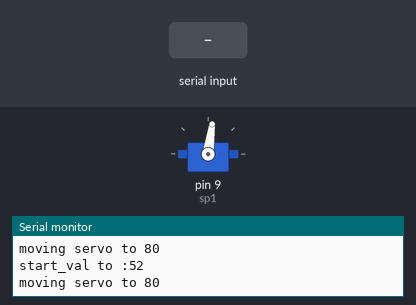
Recording of a sketch running on a simulated Arduino Uno, built with avr-gcc and run on an emulated ATmega328P. Parts: servo, the last lines printed to the serial monitor. Wiring (inferred from the names in the program): servo: signal pin 9. Inputs (shaded band) come from the test bench. Servo pulses on a pin are drawn as a servo (544–2400 µs = 0–180°).

Above: at 8.1 s.
8.2 s: "90\n" received over Serial
10.7 s: "5\n" received over Serial
At 11.4 s:
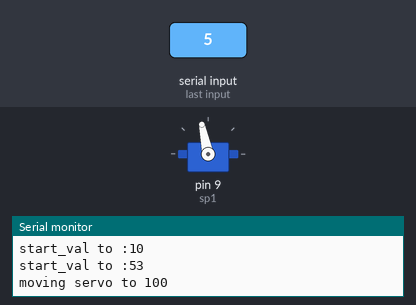
12.3 s: "200\n" received over Serial
At 13.6 s:
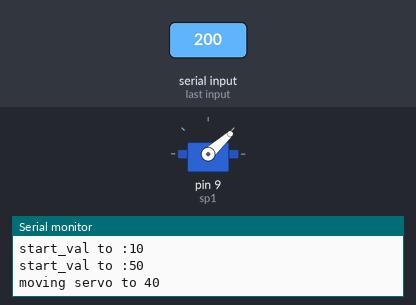
13.9 s: "30,150\n" received over Serial
At 15.1 s:
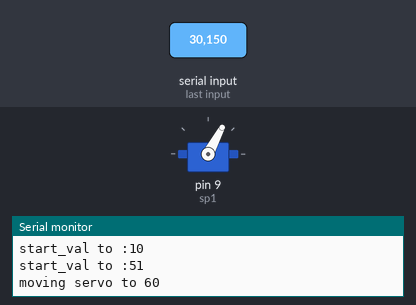
Timing chart, 0 to 17.9 s (numbered marks = the images above; inputs shaded):
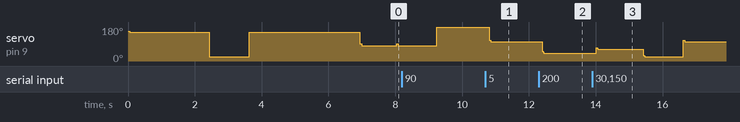

Measured:
- after the input at 10.7 s, servo on pin 9 (sp1): 180° → 102° after 0.11 s
- after the input at 12.3 s, servo on pin 9 (sp1): 102° → 42° after 0.10 s
- after the input at 13.9 s, servo on pin 9 (sp1): 42° → 62° after 0.12 s, → 22° 1.4 s later, → 102° 1.2 s later

The sketch:

sketch_sep25a.ino
```cpp
int sp1=9;//定义舵机接口数字接口9
int pulsewidth;//定义脉宽变量
int val = '4';
int val1;
int myangle1;
int data = 0;
//下面是servopulse函数部分(此函数意思:也就是說每次都是0.5ms高電平 1.98ms低電平 然後再0.52ms低電平 17ms延時也是低電平)
void servopulse(int sp1,int val1)//定义一个脉冲函数
{
  myangle1=map(val1,0,180,1476,1800);
  digitalWrite(sp1,HIGH);//将舵机接口电平至高
  delayMicroseconds(myangle1);//延时脉宽值的微秒数
  digitalWrite(sp1,LOW);//将舵机接口电平至低
  delay(20-val1/1000);
}
//servopulse函数部分到此结束
void setup()
{
  pinMode(sp1,OUTPUT);//设定舵机接口为输出接口
  //设置两组串口波特率
  Serial.begin(9600);

  Serial.println("servu=o_seral_simple ready" ) ;

  //看电调说明书，设置油门行程时，一开始需要把遥控器打到最高点。i<=110大概是2杪多
  for(int i=0;i<=110;i++)
    {
      servopulse(sp1,150);//引用脉冲函数
    }

//等电机发出B-B两声后（就是两秒后，大概就是这里了）把油门打到最低点
    for(int i=0;i<=55;i++)
    {
      servopulse(sp1,20);//引用脉冲函数
    }

//后面提示后，就可以控制电机转动了
    for(int i=0;i<=150;i++)
    {
      servopulse(sp1,150);//引用脉冲函数
    }

    Serial.println("hello world" ) ;

}

void loop()//将0到9的数转化为0到180角度，并让LED闪烁相应数的次数
{

   if (Serial.available() > 0)
  {
    data = Serial.read();
    delay(100);
    val=data;
    Serial.flush();
  }

    Serial.print("start_val to :");
    Serial.print(val);
    Serial.print("\n");
  if(val>'0'&& val<='9')
  {
    val1=val-'0';//将特征量转化为数值变量
    val1=map(val1,0,9,0,180);//将角度转化为500-2480的脉宽值
    Serial.print("moving servo to ");
    Serial.print(val1,DEC);
    Serial.println();
    for(int i=0;i<=50;i++)//给予舵机足够的时间让它转到指定角度
    {
      servopulse(sp1,val1);//引用脉冲函数
    }

    }

}
```
